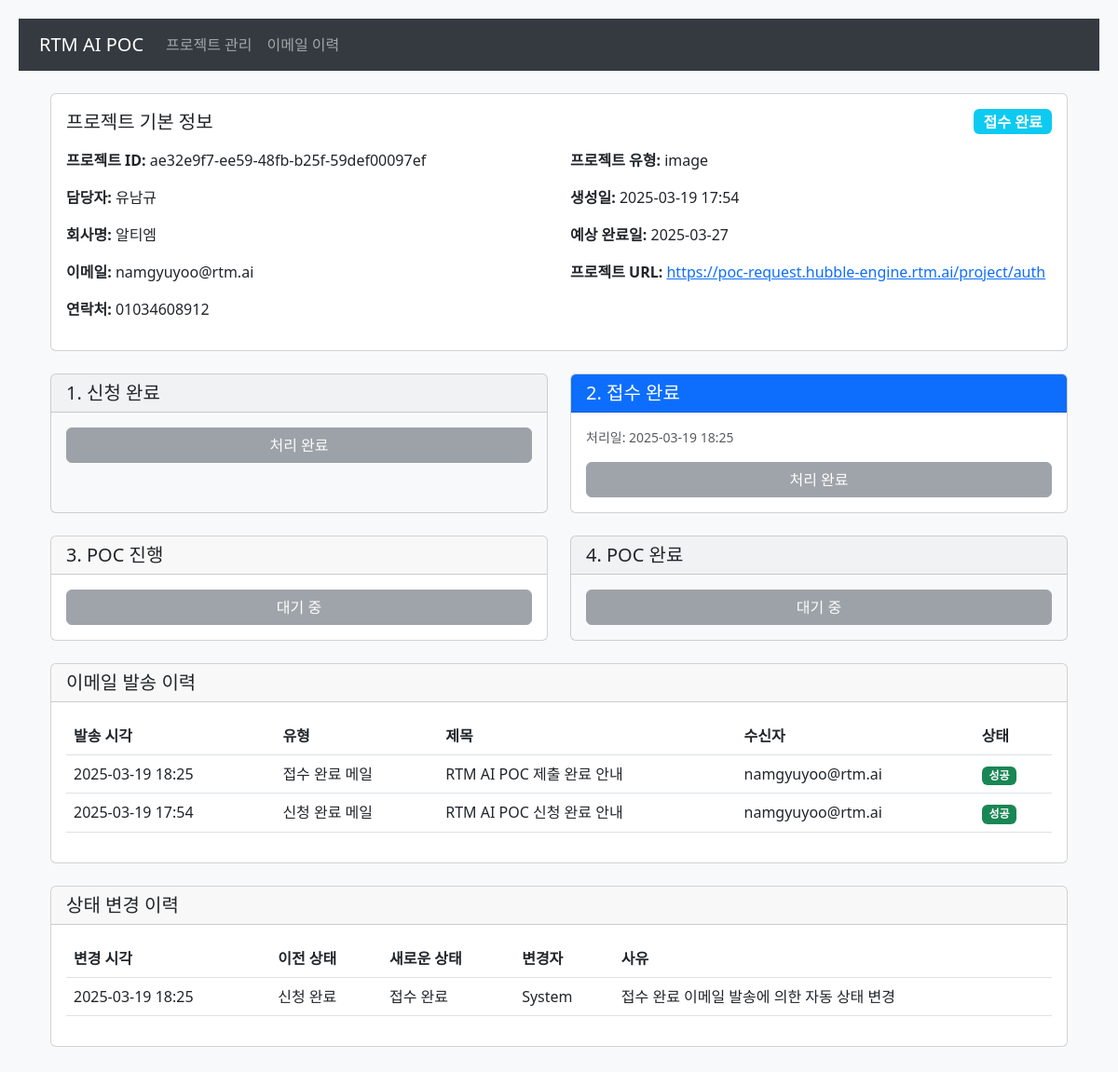
The page /project/ae32e9f7-ee59-48fb-b25f-59def00097ef on the database its author committed.
### app/models.py (models this page shows, shortened)
class Project(db.Model):
    id = db.Column(db.String(20), primary_key=True)
    name = db.Column(db.String(100), nullable=False)
    company = db.Column(db.String(100), nullable=False)
    email = db.Column(db.String(120), nullable=False)
    phone = db.Column(db.String(20), nullable=False)
    project_type = db.Column(db.String(50), nullable=False)
    purpose = db.Column(db.Text, nullable=True)
    project_url = db.Column(db.String(200))
    status = db.Column(db.Enum(ProjectStatus), nullable=False, default=ProjectStatus.APPLICATION_COMPLETE)
    created_at = db.Column(db.DateTime, nullable=False, default=datetime.utcnow)
    expected_report_date = db.Column(db.DateTime)
    cancel_reason = db.Column(db.Text)
    report_file = db.Column(db.String(200))  # 리포트 파일 경로

class StatusHistory(db.Model):
    id = db.Column(db.Integer, primary_key=True)
    project_id = db.Column(db.String(36), db.ForeignKey('project.id'), nullable=False)
    previous_status = db.Column(db.Enum(ProjectStatus))
    new_status = db.Column(db.Enum(ProjectStatus), nullable=False)
    created_at = db.Column(db.DateTime, nullable=False, default=datetime.utcnow)
    created_by = db.Column(db.String(100))  # 상태 변경자
    reason = db.Column(db.Text)  # 상태 변경 사유 (취소 사유, 연장 사유 등)
    project = db.relationship('Project', backref=db.backref('status_history', lazy=True))

class EmailHistory(db.Model):
    id = db.Column(db.Integer, primary_key=True)
    project_id = db.Column(db.String(36), db.ForeignKey('project.id'), nullable=False)
    email_type = db.Column(db.Enum(EmailType), nullable=False)
    subject = db.Column(db.String(200), nullable=False)
    recipient = db.Column(db.String(120), nullable=False)
    status = db.Column(db.String(20), nullable=False)  # success, failed
    error_message = db.Column(db.Text)
    sent_at = db.Column(db.DateTime, nullable=False, default=datetime.utcnow)
    project = db.relationship('Project', backref=db.backref('email_history', lazy=True))

### app/routes.py (the view)
@bp.route('/project/<project_id>')
def project_detail(project_id):
    try:
        project = Project.query.get(project_id)
        if not project:
            return jsonify({'success': False, 'message': '프로젝트를 찾을 수 없습니다.'}), 404
        return render_template('project_detail.html', project=project)
    except Exception as e:
        logging.error(f"Error fetching project details: {str(e)}")
        return jsonify({'success': False, 'message': str(e)}), 500

### app/templates/project_detail.html (shortened to what this page needs)
{% extends "base.html" %}
{% block content %}
<div class="container mt-4">
    <div class="card mb-4">
        <div class="card-body">
            <div class="d-flex justify-content-between align-items-center mb-3">
                <h5 class="card-title mb-0">프로젝트 기본 정보</h5>
                <span class="badge fs-6 {% if project.status.value == 'application_complete' %}bg-primary
                    {% elif project.status.value == 'reception_complete' %}bg-info
                    {% elif project.status.value == 'poc_in_progress' %}bg-warning text-dark
                    {% elif project.status.value == 'poc_complete' %}bg-success
                    {% elif project.status.value == 'cancelled' %}bg-danger
                    {% endif %}">
                    {% if project.status.value == 'application_complete' %}
                        신청 완료
                    {% elif project.status.value == 'reception_complete' %}
                        접수 완료
                    {% elif project.status.value == 'poc_in_progress' %}
                        POC 진행중
                    {% elif project.status.value == 'poc_complete' %}
                        POC 완료
                    {% elif project.status.value == 'cancelled' %}
                        취소됨
                    {% endif %}
                </span>
            </div>
            <div class="row">
                <div class="col-md-6">
                    <p><strong>프로젝트 ID:</strong> {{ project.id }}</p>
                    <p><strong>담당자:</strong> {{ project.name }}</p>
                    <p><strong>회사명:</strong> {{ project.company }}</p>
                    <p><strong>이메일:</strong> {{ project.email }}</p>
                    <p><strong>연락처:</strong> {{ project.phone }}</p>
                </div>
                <div class="col-md-6">
                    <p><strong>프로젝트 유형:</strong> {{ project.project_type }}</p>
                    <p><strong>생성일:</strong> {{ project.created_at.strftime('%Y-%m-%d %H:%M') }}</p>
                    <p><strong>예상 완료일:</strong> {{ project.expected_report_date.strftime('%Y-%m-%d') if project.expected_report_date else '미정' }}</p>
                    {% if project.project_url %}
                    <p><strong>프로젝트 URL:</strong> <a href="{{ project.project_url }}">{{ project.project_url }}</a></p>
                    {% endif %}
                </div>
            </div>
        </div>
    </div>
    <div class="row">
        <div class="col-md-6 mb-4">
            <div class="card h-100 {% if project.status.value != 'application_complete' or project.email_history|selectattr('email_type.value', 'equalto', 'application-complete')|list|length > 0 %}bg-light{% endif %}">
                <div class="card-header {% if project.status.value == 'application_complete' and project.email_history|selectattr('email_type.value', 'equalto', 'application-complete')|list|length == 0 %}bg-primary text-white{% endif %}">
                    <h5 class="card-title mb-0">1. 신청 완료</h5>
                </div>
                <div class="card-body">
                    {% set initial_history = project.status_history|selectattr("new_status.value", "equalto", "application_complete")|first %}
                    {% if project.status.value == 'application_complete' and project.email_history|selectattr('email_type.value', 'equalto', 'application-complete')|list|length == 0 %}
                    <div class="d-grid gap-2">
                        <button class="btn btn-primary" onclick="sendEmail('application-complete')">
                            신청 완료 메일 보내기
                        </button>
                        <button class="btn btn-success" onclick="updateStatus('RECEPTION_COMPLETE')">
                            메일 발송 완료 처리
                        </button>
                        <button class="btn btn-danger mt-3" onclick="showCancelModal()">
                            프로젝트 취소
                        </button>
                    </div>
                    {% else %}
                    <div class="d-grid gap-2">
                        <button class="btn btn-secondary" disabled>{% if project.email_history|selectattr('email_type.value', 'equalto', 'application-complete')|list|length > 0 %}처리 완료{% else %}처리 완료{% endif %}</button>
                    </div>
                    {% endif %}
                </div>
            </div>
        </div>
        <div class="col-md-6 mb-4">
            <div class="card h-100 ">
                <div class="card-header {% if project.status.value == 'reception_complete' or project.email_history|selectattr('email_type.value', 'equalto', 'application-complete')|list|length > 0 %}bg-primary text-white{% endif %}">
                    <h5 class="card-title mb-0">2. 접수 완료</h5>
                </div>
                <div class="card-body">
                    {% set reception_history = project.status_history|selectattr("new_status.value", "equalto", "reception_complete")|first %}
                    {% if reception_history %}
                    <p class="small text-muted">처리일: {{ reception_history.created_at.strftime('%Y-%m-%d %H:%M') }}</p>
                    {% endif %}
                    {% if project.email_history|selectattr('email_type.value', 'equalto', 'application-complete')|list|length > 0 and project.email_history|selectattr('email_type.value', 'equalto', 'submission-complete')|list|length == 0 %}
                    <div class="d-grid gap-2">
                        <button class="btn btn-primary" onclick="sendEmail('submission-complete')">
                            접수 완료 메일 보내기
                        </button>
                        <button class="btn btn-success" onclick="startAnalysis()">
                            분석 시작
                        </button>
                        <button class="btn btn-danger mt-3" onclick="showCancelModal()">
                            프로젝트 취소
                        </button>
                    </div>
                    {% elif project.email_history|selectattr('email_type.value', 'equalto', 'submission-complete')|list|length > 0 %}
                    <div class="d-grid gap-2">
                        <button class="btn btn-secondary" disabled>처리 완료</button>
                    </div>
                    {% else %}
                    <div class="d-grid gap-2">
                        <button class="btn btn-secondary" disabled>대기 중</button>
                    </div>
                    {% endif %}
                </div>
            </div>
        </div>
        <div class="col-md-6 mb-4">
            <div class="card h-100 {% if project.status.value not in ['poc_in_progress', 'reception_complete', 'application_complete'] %}bg-light{% endif %}">
                <div class="card-header {% if project.status.value == 'poc_in_progress' %}bg-primary text-white{% endif %}">
                    <h5 class="card-title mb-0">3. POC 진행</h5>
                </div>
                <div class="card-body">
                    {% set poc_history = project.status_history|selectattr("new_status.value", "equalto", "poc_in_progress")|first %}
                    {% if project.status.value == 'poc_in_progress' %}
                    <div class="d-grid gap-2">
                        <button class="btn btn-warning" onclick="showExtendModal()">
                            기간 연장 안내하기
                        </button>
                        <button class="btn btn-success" onclick="showReportModal()">
                            리포트 업로드 및 완료
                        </button>
                        <button class="btn btn-danger mt-3" onclick="showCancelModal()">
                            프로젝트 취소
                        </button>
                    </div>
                    {% else %}
                    <div class="d-grid gap-2">
                        <button class="btn btn-secondary" disabled>{% if project.status.value in ['application_complete', 'reception_complete'] %}대기 중{% else %}처리 완료{% endif %}</button>
                    </div>
                    {% endif %}
                </div>
            </div>
        </div>
        <div class="col-md-6 mb-4">
            <div class="card h-100 {% if project.status.value != 'poc_complete' %}bg-light{% endif %}">
                <div class="card-header {% if project.status.value == 'poc_complete' %}bg-success text-white{% endif %}">
                    <h5 class="card-title mb-0">4. POC 완료</h5>
                </div>
                <div class="card-body">
                    {% set complete_history = project.status_history|selectattr("new_status.value", "equalto", "poc_complete")|first %}
                    {% if project.status.value != 'poc_complete' %}
                    <div class="d-grid gap-2">
                        <button class="btn btn-secondary" disabled>대기 중</button>
                    </div>
                    {% endif %}
                </div>
            </div>
        </div>
    </div>
    <div class="card mb-4">
        <div class="card-header">
            <h5 class="card-title mb-0">이메일 발송 이력</h5>
        </div>
        <div class="card-body">
            <div class="table-responsive">
                <table class="table">
                    <thead>
                        <tr>
                            <th>발송 시각</th>
                            <th>유형</th>
                            <th>제목</th>
                            <th>수신자</th>
                            <th>상태</th>
                        </tr>
                    </thead>
                    <tbody>
                        {% for email in project.email_history|sort(attribute='sent_at', reverse=true) %}
                        <tr>
                            <td>{{ email.sent_at.strftime('%Y-%m-%d %H:%M') }}</td>
                            <td>
                                {% if email.email_type.value == 'application-complete' %}
                                    신청 완료 메일
                                {% elif email.email_type.value == 'submission-complete' %}
                                    접수 완료 메일
                                {% elif email.email_type.value == 'cancellation' %}
                                    취소 안내 메일
                                {% elif email.email_type.value == 'delay' %}
                                    기간 연장 메일
                                {% elif email.email_type.value == 'report' %}
                                    POC 완료 메일
                                {% endif %}
                            </td>
                            <td>{{ email.subject }}</td>
                            <td>{{ email.recipient }}</td>
                            <td>
                                <span class="badge {% if email.status == 'success' %}bg-success{% else %}bg-danger{% endif %}">
                                    {{ '성공' if email.status == 'success' else '실패' }}
                                </span>
                            </td>
                        </tr>
                        {% endfor %}
                    </tbody>
                </table>
            </div>
        </div>
    </div>
    <div class="card mb-4">
        <div class="card-header">
            <h5 class="card-title mb-0">상태 변경 이력</h5>
        </div>
        <div class="card-body">
            <div class="table-responsive">
                <table class="table">
                    <thead>
                        <tr>
                            <th>변경 시각</th>
                            <th>이전 상태</th>
                            <th>새로운 상태</th>
                            <th>변경자</th>
                            <th>사유</th>
                        </tr>
                    </thead>
                    <tbody>
                        {% for history in project.status_history|sort(attribute='created_at', reverse=true) %}
                        <tr>
                            <td>{{ history.created_at.strftime('%Y-%m-%d %H:%M') }}</td>
                            <td>
                                {% if history.previous_status.value == 'application_complete' %}
                                    신청 완료
                                {% elif history.previous_status.value == 'reception_complete' %}
                                    접수 완료
                                {% elif history.previous_status.value == 'poc_in_progress' %}
                                    POC 진행중
                                {% elif history.previous_status.value == 'poc_complete' %}
                                    POC 완료
                                {% elif history.previous_status.value == 'cancelled' %}
                                    취소됨
                                {% endif %}
                            </td>
                            <td>
                                {% if history.new_status.value == 'application_complete' %}
                                    신청 완료
                                {% elif history.new_status.value == 'reception_complete' %}
                                    접수 완료
                                {% elif history.new_status.value == 'poc_in_progress' %}
                                    POC 진행중
                                {% elif history.new_status.value == 'poc_complete' %}
                                    POC 완료
                                {% elif history.new_status.value == 'cancelled' %}
                                    취소됨
                                {% endif %}
                            </td>
                            <td>{{ history.created_by }}</td>
                            <td>{{ history.reason or '-' }}</td>
                        </tr>
                        {% endfor %}
                    </tbody>
                </table>
            </div>
        </div>
    </div>
</div>
{% endblock %}

### app/templates/base.html (style rules this page uses)
body { background-color: #f8f9fa; padding: 20px; }

### rows shown on the page
Project: id "ae32e9f7-ee59-48fb-b25f-59def00097ef", name "유남규", company "알티엠", email "namgyuyoo@rtm.ai", phone "01034608912", project_type "image", created_at "2025-03-19 17:54", expected_report_date "2025-03-27", project_url "https://poc-request.hubble-engine.rtm.ai/project/auth"
StatusHistory: created_at "2025-03-19 18:25", shows "신청 완료", shows "접수 완료", created_by "System", reason "접수 완료 이메일 발송에 의한 자동 상태 변경"
EmailHistory: sent_at "2025-03-19 18:25", shows "접수 완료 메일", subject "RTM AI POC 제출 완료 안내", recipient "namgyuyoo@rtm.ai", status "성공"
EmailHistory: sent_at "2025-03-19 17:54", shows "신청 완료 메일", subject "RTM AI POC 신청 완료 안내", recipient "namgyuyoo@rtm.ai", status "성공"
